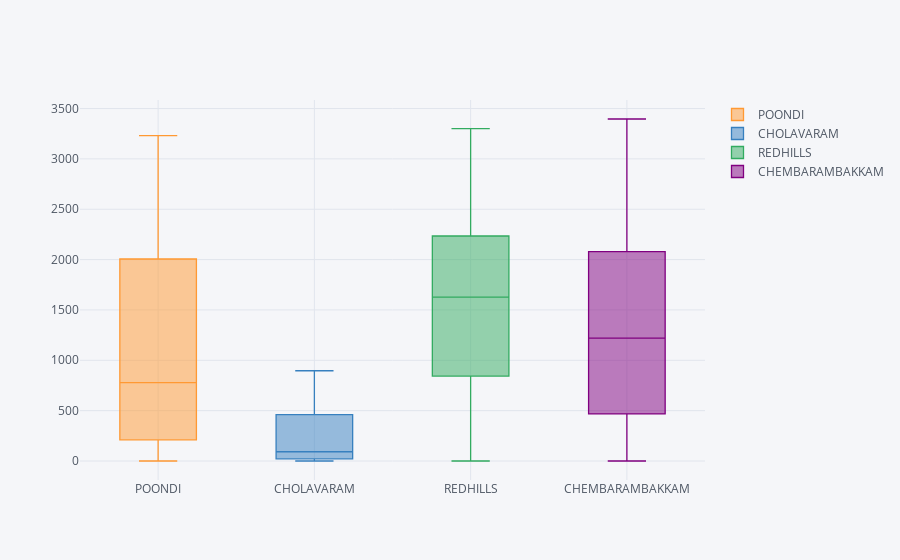

The notebook cell saved with this chart:
### Code cell
dam.iplot(kind = 'box')

### Figure 1 — Plotly figure (JSON) as saved in the notebook; plotly's stock layout.template omitted (floating-point values rounded to 4 significant figures; data arrays with more than 128 entries replaced by an {"elided": "..."} marker saying what was removed)
{"data": [{"boxpoints": false, "line": {"width": 1.3}, "marker": {"color": "rgba(255, 153, 51, 1.0)"}, "name": "POONDI", "orientation": "v", "type": "box", "uid": "f9bff2d7-a42c-41b6-9820-79f16b3875e2", "y": {"elided": "5647 float values"}}, {"boxpoints": false, "line": {"width": 1.3}, "marker": {"color": "rgba(55, 128, 191, 1.0)"}, "name": "CHOLAVARAM", "orientation": "v", "type": "box", "uid": "8c47edc4-bcdd-427b-8d05-5be62b0ad3ce", "y": {"elided": "5647 float values"}}, {"boxpoints": false, "line": {"width": 1.3}, "marker": {"color": "rgba(50, 171, 96, 1.0)"}, "name": "REDHILLS", "orientation": "v", "type": "box", "uid": "6c8059ec-12ac-4f77-9a38-eea79f7806eb", "y": {"elided": "5647 float values"}}, {"boxpoints": false, "line": {"width": 1.3}, "marker": {"color": "rgba(128, 0, 128, 1.0)"}, "name": "CHEMBARAMBAKKAM", "orientation": "v", "type": "box", "uid": "4512a2ea-8a78-4933-bd66-9a7e29f463b3", "y": {"elided": "5647 float values"}}], "layout": {"legend": {"bgcolor": "#F5F6F9", "font": {"color": "#4D5663"}}, "paper_bgcolor": "#F5F6F9", "plot_bgcolor": "#F5F6F9", "title": {"font": {"color": "#4D5663"}}, "xaxis": {"gridcolor": "#E1E5ED", "showgrid": true, "tickfont": {"color": "#4D5663"}, "title": {"font": {"color": "#4D5663"}, "text": ""}, "zerolinecolor": "#E1E5ED"}, "yaxis": {"gridcolor": "#E1E5ED", "showgrid": true, "tickfont": {"color": "#4D5663"}, "title": {"font": {"color": "#4D5663"}, "text": ""}, "zerolinecolor": "#E1E5ED"}}}
